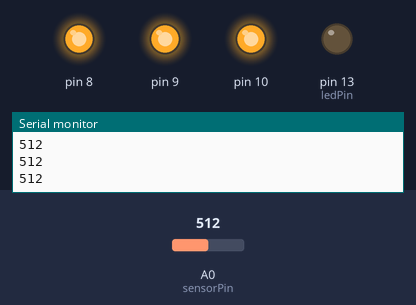
Recording of a sketch running on a simulated Arduino Uno, built with avr-gcc and run on an emulated ATmega328P. Shown: output pins drawn as LEDs (lit = HIGH), the last lines printed to the serial monitor. Inputs (shaded band) come from the test bench; at power-on: A0 (sensorPin) = 512.

Above: at 1.2 s.
1.3 s: A0 (sensorPin) set to 63
2.8 s: A0 (sensorPin) set to 55
At 3.5 s:
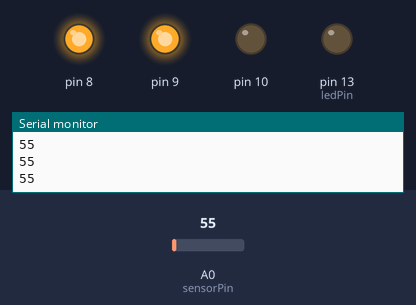
4.3 s: A0 (sensorPin) set to 30
At 4.9 s:
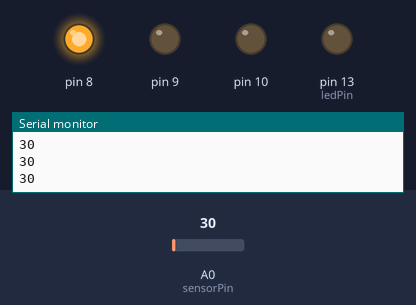
5.8 s: A0 (sensorPin) set to 22
7.3 s: A0 (sensorPin) set to 18
At 7.7 s:
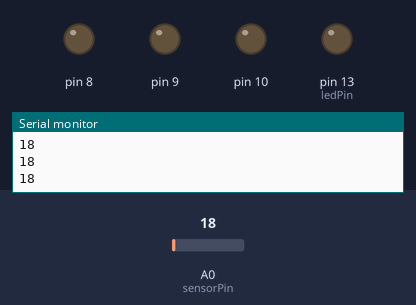
8.8 s: A0 (sensorPin) set to 50
At 9.2 s:
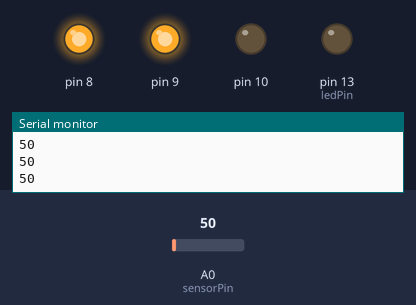
Timing chart, 0 to 11.3 s (numbered marks = the images above; inputs shaded):
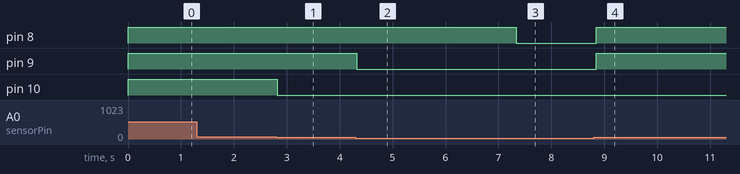

Measured:
- the behaviour switches between 60 and 59 on A0 (sensorPin) (found by bisection; images 0 and 1)
- the behaviour switches between 20 and 19 on A0 (sensorPin) (found by bisection; images 2 and 3)
- after the input at 2.8 s, pin 10: HIGH → LOW at once
- after the input at 4.3 s, pin 9: HIGH → LOW at once
- after the input at 7.3 s, pin 8: HIGH → LOW at once
- after the input at 8.8 s, pin 8, pin 9: LOW → HIGH after 0.05 s

The sketch:

demo1.ino
```cpp
int sensorPin = A0; // select the input pin for the potentiometer
int ledPin = 13; // select the pin for the LED
int sensorValue = 0; // variable to store the value coming from the sensor
void setup ()
{
  pinMode (ledPin, OUTPUT);
  pinMode(8, OUTPUT);
  pinMode(9, OUTPUT);
  pinMode(10, OUTPUT);
  Serial.begin (9600);
  digitalWrite(8, LOW);
  digitalWrite(9, LOW);
  digitalWrite(10, LOW);
}
void loop ()
{
  sensorValue = analogRead (sensorPin);
  if(sensorValue < 20){
    digitalWrite(8, LOW);
    digitalWrite(9, LOW);
    digitalWrite(10, LOW);
  }
  else if(sensorValue >= 20 && sensorValue < 40){
    digitalWrite(8, HIGH);
    digitalWrite(9, LOW);
    digitalWrite(10, LOW);
  }
  else if(sensorValue >= 40 && sensorValue < 60){
    digitalWrite(8, HIGH);
    digitalWrite(9, HIGH);
    digitalWrite(10, LOW);
  }
  else if(sensorValue >= 60){
    digitalWrite(8, HIGH);
    digitalWrite(9, HIGH);
    digitalWrite(10, HIGH);
  }
  Serial.println (sensorValue, DEC);
  delay(50);
}
```
